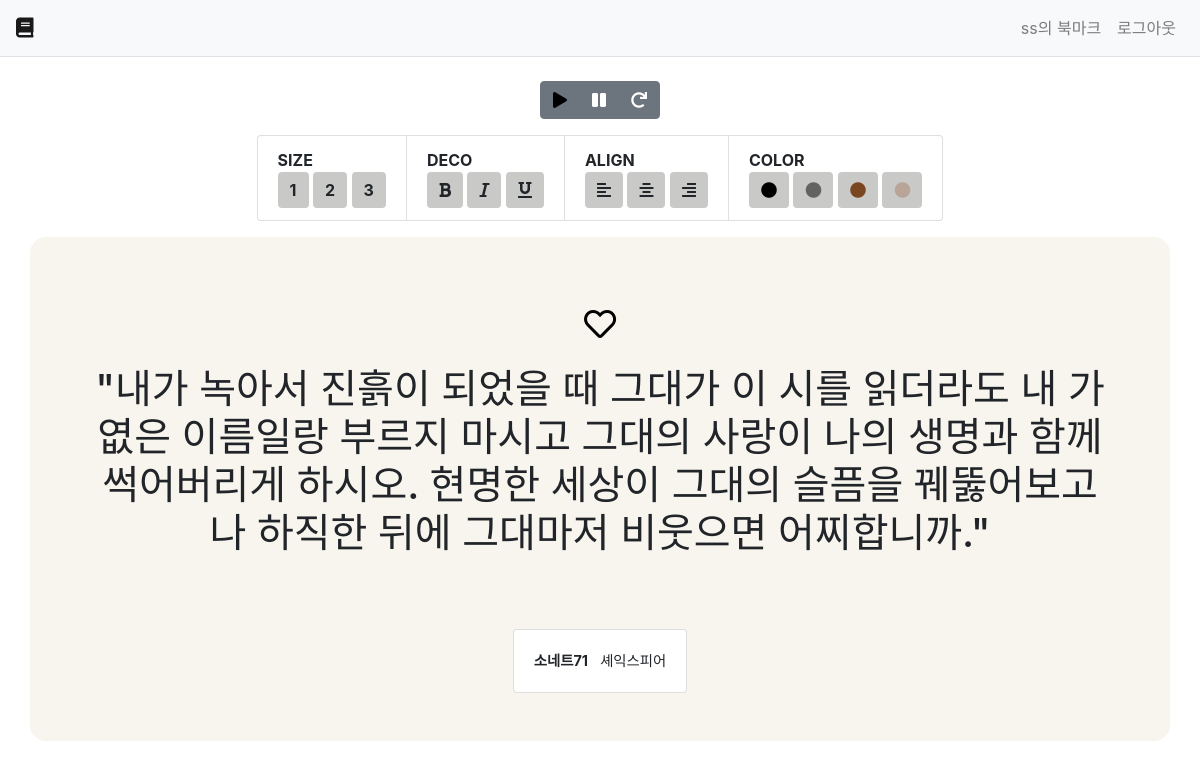
The app's page / (signed in) with its own data.
### main/models.py (models this page shows, shortened)
class Sentence(models.Model):
    content = models.TextField("문구")
    title = models.CharField("제목", max_length=300)
    writer = models.CharField("작성자", max_length=100)
    bookmark = models.ManyToManyField(User, related_name='bookmark_sentence')

### main/views.py (the view)
# urls.py: path('', views.index, name='index'),
def index(request):
    heart = 0
    if request.method == 'POST':
        sentence_id = request.POST.get('id_value')
        sentence = get_object_or_404(Sentence, pk=sentence_id, id=sentence_id)
        try:
            check = get_object_or_404(Sentence, bookmark=request.user, pk=sentence_id, id=sentence_id)
            sentence.bookmark.remove(request.user)
            heart=0
        except TypeError:
            return redirect('common:login')
        except:
            sentence.bookmark.add(request.user)
            heart=1
        context = {'sentence':sentence, 'heart':heart}
        return render(request, 'main/index.html', context)
    else:
        s_get = Sentence.objects.all()
        size = s_get.count()
        random_num = random.randrange(1,size-1)
        sentence = get_object_or_404(Sentence, id=random_num)
        try:
            check = get_object_or_404(Sentence, bookmark=request.user, id=random_num)
            heart=1
        except:
            heart=0
        context = {'sentence':sentence, 'heart':heart}
        return render(request, 'main/index.html', context)

### templates/main/index.html (shortened to what this page needs)
{% extends 'base.html' %}
{% load static %}
{% block content %}
    <div class="container">
        <div class="row justify-content-center">
            <div class="btn-group">
                <button onclick="startInterval();" type="button" class="auto_reload btn btn-secondary">
                    <i class="fas fa-play"></i>
                </button>
                <button onclick="stopInterval();" type="button" class="auto_reload_stop btn btn-secondary">
                    <i class="fas fa-pause"></i>
                </button>
                <button onclick="pageReload()"  type="button" class="reload btn btn-secondary">
                    <i class="fas fa-redo"></i>
                </button>
            </div>
        </div>
        {% include 'text_deco.html' %}
        <div class="row justify-content-center align-items-center"
        style="background-color:#f7f5ed; padding:3rem; border-radius:1rem; ">
            <form method="POST" class="post-form my-3">
                <button href="#" type="submit" data-uri="{% url 'main:index' %}" class="heartBtn btn" id="heartBtn" name="{{sentence.id}}">
                    {% if heart%}
                        <i class="fas fa-heart fa-2x" style="color:red;"></i>
                    {% else %}
                        <i class="far fa-heart fa-2x" style="color:black;"></i>
                    {% endif %}
                </button>
            </form>
            <div class="container" style="text-align:left;">
                <h1 class="main_content" style="font-size:2.5rem;text-align:center;">
                    "{{sentence.content}}"
                </h1>
            </div>
            <div class="card" style="font-size:0.9em; margin-top:4rem">
                <div class="card-body text-center"><strong>{{sentence.title}}</strong>&nbsp;&nbsp;&nbsp;{{sentence.writer}}</div>
            </div>
        </div>
    </div>
{% endblock %}

### templates/navbar.html (shortened to what this page needs)
<nav class="navbar navbar-expand-lg navbar-light bg-light border-bottom sticky-top">
    <a class="navbar-brand" href="{% url 'main:index' %}"><i class="fas fa-book"></i></a>
    <div class="collapse navbar-collapse" id="navbarNav">
        <ul class="navbar-nav ml-auto">
        {% if user.is_authenticated %}
        <li class="nav-item">
            <a class="nav-link" href="{% url 'main:bookmark' %}">
                {{user.username}}의 북마크
            </a>
        </li>
        <li class="nav-item">
            <a class="nav-link" href="{% url 'common:logout' %}">
                로그아웃
            </a>
        </li>
        {% else %}
        <li class="nav-item">
            <a class="nav-link" href="{% url 'common:login' %}">로그인</a>
        </li>
        {% endif %}
        </ul>
    </div>
</nav>

### records on screen
Sentence: content "내가 녹아서 진흙이 되었을 때 그대가 이 시를 읽더라도 내 가엾은 이름일랑 부르지 마시고 그대의 사랑이 나의 생명과 함께 썩어버리게 하시오. 현명한 세상이 그대의 슬픔을 꿰뚫어보고 나 하직한 뒤에 그대마저 비웃으면 어찌합니까.", title "소네트71", writer "셰익스피어"

### other values on screen
{{ user.username }} "ss"
